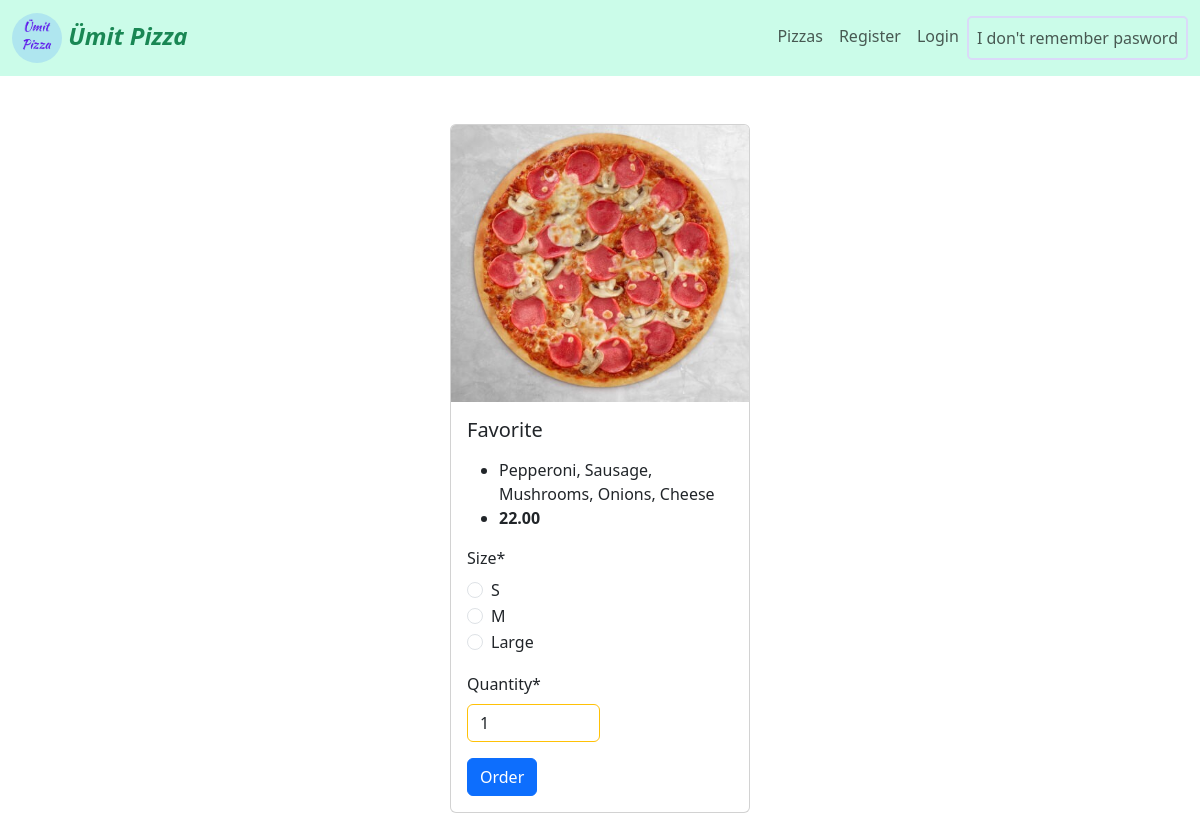
Page /pizzas/5 on the committed database.
### pizzas/models.py (models this page shows, shortened)
class Pizza(models.Model):
    name = models.CharField(max_length=100)
    toppings = models.ManyToManyField(Topping)
    image = models.ImageField(upload_to='pizza_pics', blank=True, null=True)
    price = models.DecimalField(max_digits=10, decimal_places=2)

class Topping(models.Model):
    name = models.CharField(max_length=100)
    def __str__(self):
        return self.name

### pizzas/views.py (the view, shortened to what this page needs)
# urls.py: path('pizzas/<int:id>', order_view, name='order'),
def order_view(request, id):
    pizza = Pizza.objects.get(id=id)
    form = PizzaForm(request.POST or None)
    context = {
        'pizza': pizza,
        'form': form,
    }
    return render(request, 'pizzas/order.html', context)

### pizzas/forms.py
class PizzaForm(forms.ModelForm):
    class Meta:
        model = Order
        fields = (
            'size',
            'quantity',
        )
        widgets = {
            'size':forms.RadioSelect,
            'quantity':forms.TextInput(attrs={'class':'rounded border border-warning form-control', 'style':'width:50%'}),
        }

### pizzas/templates/pizzas/order.html (shortened to what this page needs)
{% extends 'pizzas/base.html' %}
{% block content %}
{% load crispy_forms_tags %}
<div class="col-lg-3 mx-auto d-flex justify-content-center align-items-center mt-5 mb-3">
  <div class="card">
      <img src="{{ pizza.image.url }}" class="card-img-top" alt="...">
      <div class="card-body">
        <h5 class="card-title">{{ pizza.name }}</h5>
        <p class="card-text">
          <ul>
              <li>{{ pizza.toppings.all | join:', '}}</li>
              <li><strong>{{ pizza.price }}</strong></li>
          </ul>
        </p>
        <div>
          <form action="" method="POST">
              {{ form | crispy }}
              <input type="submit" value="Order" class="btn btn-primary">
          </form>
        </div>
      </div>
  </div>
</div>
{% endblock content %}

### rows in the picture
Pizza: image (picture), name "Favorite", toppings.all "Pepperoni, Sausage, Mushrooms, Onions, Cheese", price "22.00"
